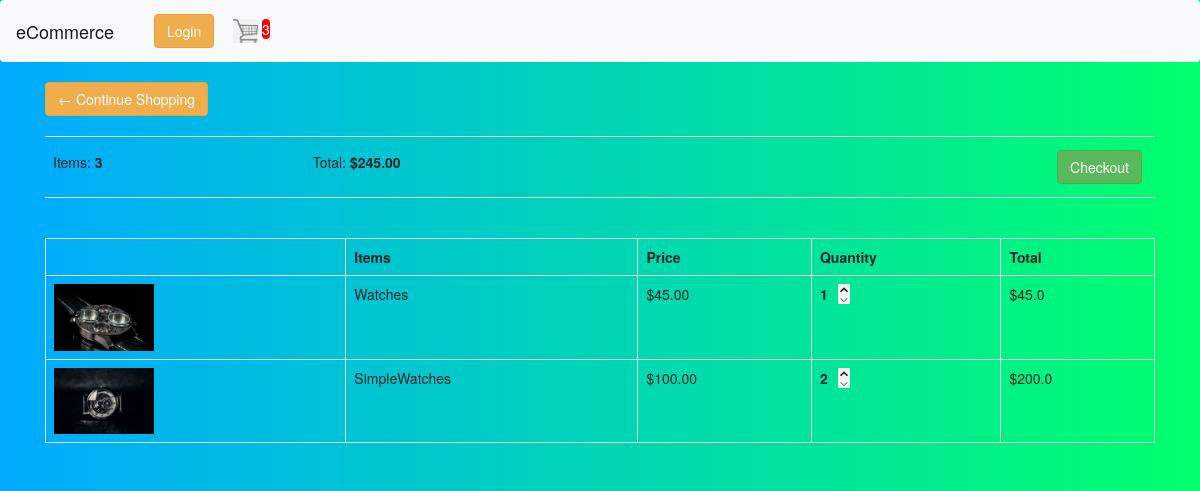
The page /cart/ (signed in) on the database as committed earlier.
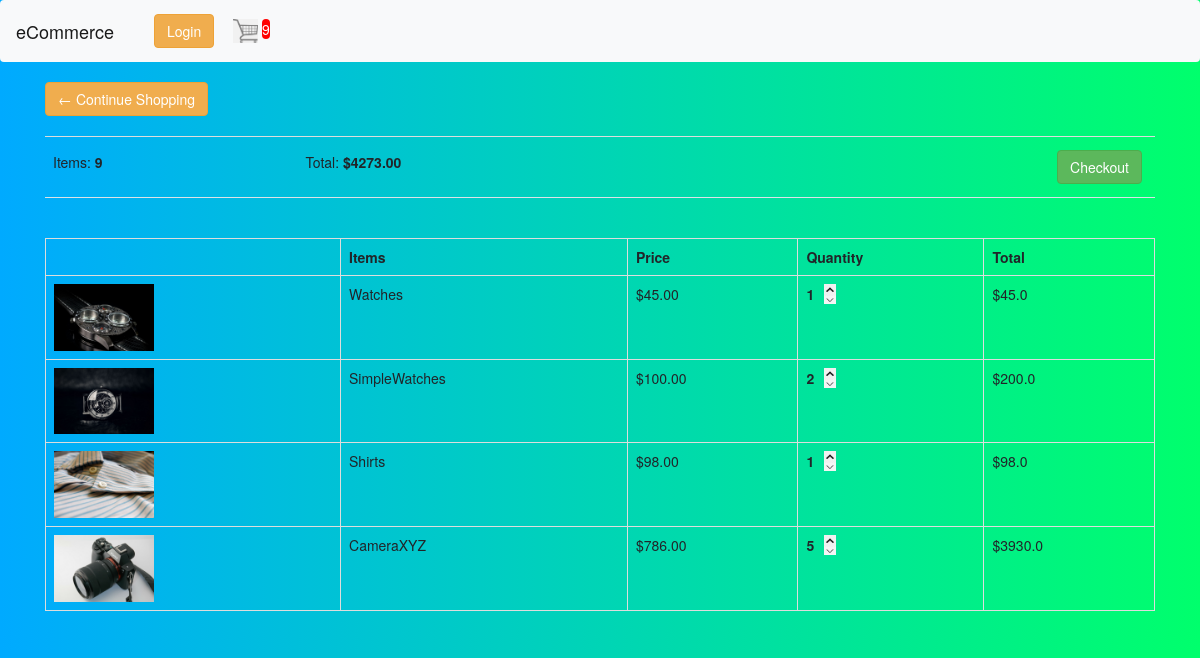
The same page on the database as committed later.
### store/models.py (models this page shows, shortened)
class Order(models.Model):
    customer = models.ForeignKey(Customer, on_delete=models.SET_NULL, blank=True, null=True)
    date_order = models.DateTimeField(auto_now_add=True)
    complete = models.BooleanField(default=False, null=True, blank=False)
    transaction_id = models.CharField(max_length=255, null=True)
    @property
    def get_cart_total(self):
        orderitems = self.orderitem_set.all()
        total=sum([item.get_total for item in orderitems])
        return total
    @property
    def get_cart_items(self):
        orderitems = self.orderitem_set.all()
        total = sum([item.quantity for item in orderitems])
        return total

class OrderItem(models.Model):
    product = models.ForeignKey(Product, on_delete=models.SET_NULL, blank=True, null=True)
    order = models.ForeignKey(Order, on_delete=models.SET_NULL, blank=True, null=True)
    quantity = models.IntegerField(default=0, null=True, blank=True)
    date_added = models.DateTimeField(auto_now_add=True)
    @property
    def get_total(self):
        total=self.product.price * self.quantity
        return total

class Product(models.Model):
    name = models.CharField(max_length=255, null=True)
    price = models.FloatField()
    digital = models.BooleanField(default=False, null=True, blank=False)
    image = models.ImageField(null=True, blank=True)  # using pillow lib."pip install Pillow"
    '''
    @property
    def imageURL(self):
        try:
            url = self.image.url
        except:
            url = ''
        return url
    '''

### store/views.py (the view)
# urls.py: path('cart/', views.cart, name="cart"),
def cart(request):
    if request.user.is_authenticated:
        customer = request.user.customer    #for one to one relationship
        order, created = Order.objects.get_or_create(customer=customer, complete=False)
        items=order.orderitem_set.all()
        cartItems=order.get_cart_items
    else:
        items=[]
        order={'get_cart_total':0, 'get_cart_items':0, 'shipping':False}
        cartItems=order['get_cart_items']
    context = {'items': items, 'order': order, 'cartItems': cartItems}
    return render(request, 'store/cart.html', context)

### store/templates/store/cart.html
{% extends 'store/index.html' %}
{% load static %}
{% block content %}
<div class="row">
    <div class="col-lg-12">
        <div>
            <a class="btn btn-warning" href="{% url 'store' %}">&#x2190 Continue Shopping</a>
        <br><br/>
            <table class="table">
                <tr>
                    <th><h5>Items: <strong>{{order.get_cart_items}}</strong></h5></th>
                    <th><h5>Total: <strong>${{order.get_cart_total|floatformat:2}}</strong></h5></th>
                    <th><a style="float: right; margin:5px" class="btn btn-success" href="{% url 'checkout' %}">Checkout</a></th>
                </tr>
            </table>
        </div>
        <br>
        <table class="table table-bordered table-hover">
        <div class="table-responsive">
            <tr>
            <th style="flex:2 "></th>
            <th style="flex:2"><strong>Items</strong></th>
            <th style="flex:1"><strong>Price</strong></th>
            <th style="flex:1"><strong>Quantity</strong></th>
            <th style="flex:1"><strong>Total</strong></th>
            </tr>
        </div>
            {% for item in items %}
        <div class="box-element cart-row">
            <tr>
            <td style="flex:2 "><img class="row-image" src="{{item.product.image.url}}"></td>
            <td style="flex:2">{{item.product.name}}</td>
            <td style="flex:1">${{item.product.price|floatformat:2}}</td>
            <td style="flex:1">
                <p class="quantity" style="display: inline-black; float:left">{{item.quantity}}</p>
                <img data-product={{item.product.id}} data-action="add" class="chg-quantity update-cart" src="{% static "store/images/arrow-up.png" %}">
                <img data-product={{item.product.id}} data-action="remove" class="chg-quantity update-cart" src="{% static "store/images/arrow-down.png" %}">
            </td>
            <td style="flex:1">${{item.get_total}}</td>
            </tr>
        </div>
            {% endfor %}
        </table>
    </div>
</div>
{% endblock content %}

### store/templates/store/index.html (shortened to what this page needs)
<!DOCTYPE html>
<html lang="en">
<head>
    {% load static %}
    <link href="https://cdn.jsdelivr.net/npm/bootstrap@5.0.1/dist/css/bootstrap.min.css" rel="stylesheet">
    <link rel="stylesheet" type="text/css" href="{% static 'style.css' %}">
    <link rel="stylesheet" href="https://maxcdn.bootstrapcdn.com/bootstrap/3.3.7/css/bootstrap.min.css">
</head>
<body>
    <nav class="navbar navbar-expand-lg navbar-light bg-light">
        <a class="navbar-brand" href="{% url 'store' %}">eCommerce</a>
        <div class="collapse navbar-collapse" id="navbarSupportedContent">
            <form class="form-inline my-2 my-lg-0">
                <a href="#" class="btn btn-warning">Login</a>
                    <a href="{% url 'cart' %}"><img id="cart-icon" src="{% static 'store/images/cart.png' %}"></a>
                <a id="cart-total">{{cartItems}}</a>
            </form>
        </div>
    </nav>
    <div class="container">
        {% block content %}
        {% endblock content %}
    </div>
</body>
</html>

### store/static/store/style.css (style rules this page uses)
body { padding: 0; margin: 0; background: linear-gradient(to right, #00AAFF, #00FF6C); }
#cart-icon { width: 25px; display: inline-black; margin-left: 15px; }
#cart-total { //display: block; text-align: center; color: #fff; background-color: red; width: 20px; height: 25px; border-radius: 50px; font-size:14px; }
.row-image { width:100px; }
.chg-quantity { width:12px; cursor: pointer; display: block; }
.quantity { display: inline-block; font-weight:700; padding-right:10px; }

Rows that differ between the two databases and show on the page:
computed for Order: get_cart_items "3" → "9"; get_cart_total "245.00" → "4273.00"
added OrderItem: product.image (picture), product.name "Shirts", product.price "98.00", quantity "1", get_total "98.0"
added OrderItem: product.image (picture), product.name "CameraXYZ", product.price "786.00", quantity "5", get_total "3930.0"
Other text that changed with them:
{{ cartItems }}: "3" → "9"
